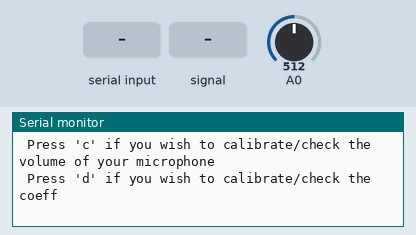
This sketch was run on a simulated Arduino Uno, built with avr-gcc and run on an emulated ATmega328P. Shown: the last lines printed to the serial monitor. The inputs (shaded band) are chosen by the test bench; at power-on: A0 = 512.

Above: at 1.2 s.
1.3 s: "a" received over Serial
At 1.9 s:
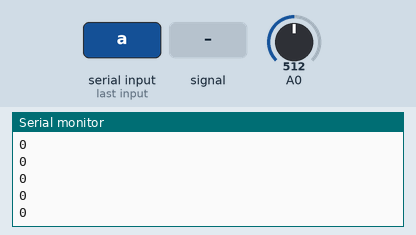
3.2 s: A0 fed a 200 Hz sine of ±255 counts around its level
At 4.1 s:
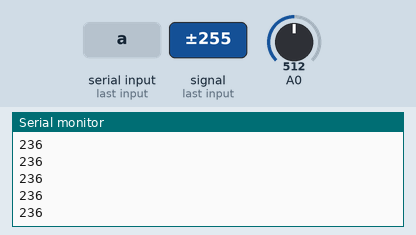
4.7 s: A0 set to 716
At 5.3 s:
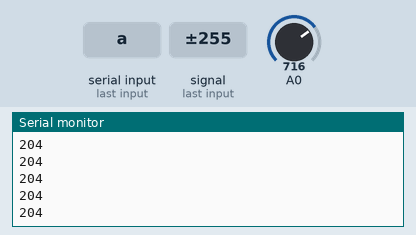
6.2 s: A0 fed a 1000 Hz sine of ±255 counts around its level
At 6.7 s:
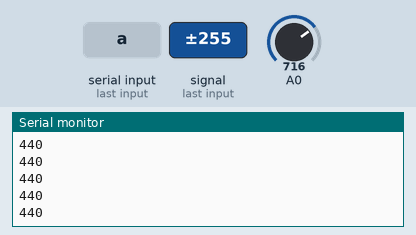
7.7 s: A0 set to 900
At 8.7 s:
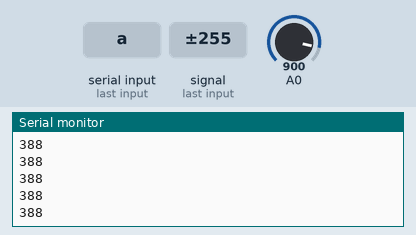
Timing chart, 0 to 10.2 s (numbered marks = the images above; inputs shaded):
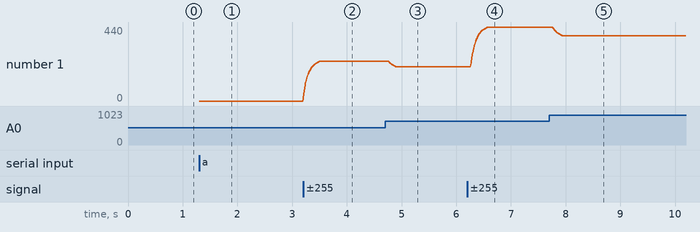

Measured:
- after the input at 1.3 s, the serial monitor: prints a new line at once (image 1)
- after the input at 3.2 s, the serial monitor: prints a new line at once (image 2)
- after the input at 4.7 s, the serial monitor: prints a new line after 0.14 s (image 3)
- after the input at 6.2 s, the serial monitor: prints a new line after 0.08 s (image 4)
- plotted number 1: 0 → 236 after the input at 3.2 s, 204 → 440 after the input at 6.2 s

The sketch:

sketch_jan31b.ino
```cpp
#include <uspeech.h>
signal voice(A0);
char option = 0;
void setup(){
  voice.calibrate();
  voice.f_enabled = true;
  Serial.begin(9600);
}
void loop(){
  //voice.sample();

  char c=voice.getPhoneme();
  if(option==0){
    Serial.println("uSpeech debug tool--------");
    Serial.println(" Press 'a' if you wish to calibrate/check the f algorithm");
    Serial.println(" Press 'b' if you wish to calibrate/check the getPhoneme");
    Serial.println(" Press 'c' if you wish to calibrate/check the volume of your microphone");
    Serial.println(" Press 'd' if you wish to calibrate/check the coeff");

    option = 1;
  }
  if(option==1){
   if (Serial.available() > 0) {
                // read the incoming byte:
                option = Serial.read();
   }
  }
  if(option=='a'){
    Serial.println(voice.micPower);
  }
  if(option=='b'){
    Serial.println(c);
  }
  if(option=='c'){
    Serial.println(voice.power());
  }
  if(option=='d'){
    Serial.println(voice.testCoeff);
  }

}
```

phoneme.cpp
```cpp
#include "uspeech.h"
/**
* The recognizer function: takes 1-4ms to execute
*/
char signal::getPhoneme(){
#ifdef ARDUINO_ENVIRONMENT > 0
	sample();
#endif
    unsigned int pp =power();
	if(pp>SILENCE){

		//Perform Division
		int k = complexity(pp);
        //Low pass filter for noise removal
		overview[6] = overview[5];
		overview[5] = overview[4];
		overview[4] = overview[3];
		overview[3] = overview[2];
		overview[2] = overview[1];
		overview[1] = overview[0];
		overview[0] = k;
		int coeff = 0;
		char f = 0;
		while(f<6){
			coeff += overview[f];
			f++;
		}
		coeff /= 7;
        testCoeff = coeff;
		//Serial.println(coeff); //Use this for debugging
        if(f_enabled){
            micPower = 0.05 * maxPower() + (1 - 0.05) * micPower;
            //Serial.println(micPower)//If you are having trouble with fs
            if (micPower > fconstant) {
                return 'f';
            }
        }

	//Twiddle with the numbers here if your getting false triggers
	//This is the main classifier part

        if(coeff<econstant /*Default value = 2*/){
				return 'e';
			}
			else{
				if(coeff<aconstant /*Default value = 4*/){
					return 'o';
				}
				else{
					if(coeff<vconstant /*Default value = 6*/){
						return 'v';
					}
					else{
						if(coeff<shconstant /*Default value = 10*/){
							return 'h';
						}
						else{
							if(coeff>shconstant){
								return 's';
							}

						}
					}
				}
			}

	}
	else{
        micPower = 0;

        testCoeff = 0;
		return ' ';
	}
}
```

signal.cpp
```cpp
#include "uspeech.h"
/**
 * Constructor
 */
signal::signal(int port){
	pin = port;
    fconstant = F_CONSTANT;
    econstant = 2;
    aconstant = 4;
    vconstant = 6;
    shconstant = 10;
    amplificationFactor = 10;
}
/**
 * Calibration of background based on averaging
 */
void signal::calibrate(){
    #ifdef ARDUINO_ENVIRONMENT > 0
	calib = (analogRead(pin)+analogRead(pin)+analogRead(pin)+analogRead(pin))/4; //acquire background noise
    #endif
}
/**
 * Sampling of the sound: Based on storing values minus average background noise
 */
void signal::sample(){
	int i = 0;
	while ( i < 32){
        #ifdef ARDUINO_ENVIRONMENT > 0
		arr[i] = analogRead(pin)-calib;
        #endif
		i++;
	}

}
/**
 * An estimate of background noise
 */
unsigned int signal::power(){
	unsigned int j = 0;
	char i = 0;
	while(i<32){

		j+=abs(arr[i]);
		i++;
	}
	return j;
}
/**
 * power/abs(sum of derivative)
 */
unsigned int signal::complexity(int power){
	unsigned int j = 0;
	int i = 1;
	while(i<32){
		j+=abs(arr[i]-arr[i-1]);
		i++;
	}
    //Serial.println(j);
	return (j*amplificationFactor)/power;
}


/**
* Point of maximum amplitude
*/
unsigned int signal::maxPower(){
    int i =0;
    unsigned int max = 0;
    while (i<32){
        if(max<abs(arr[i])){
            max = abs(arr[i]);
            maxPos = i;
        }
        i++;
        avgPower+=arr[i];
    }
    avgPower /= 32;
    return max;
}
int signal::snr(int power){
	int i =0,j=0;
	int mean =power/32;
	while(i <32){
		j+=sq(arr[i]-mean);
		i++;
	}
	return sqrt(j/mean)/power;
}
```
